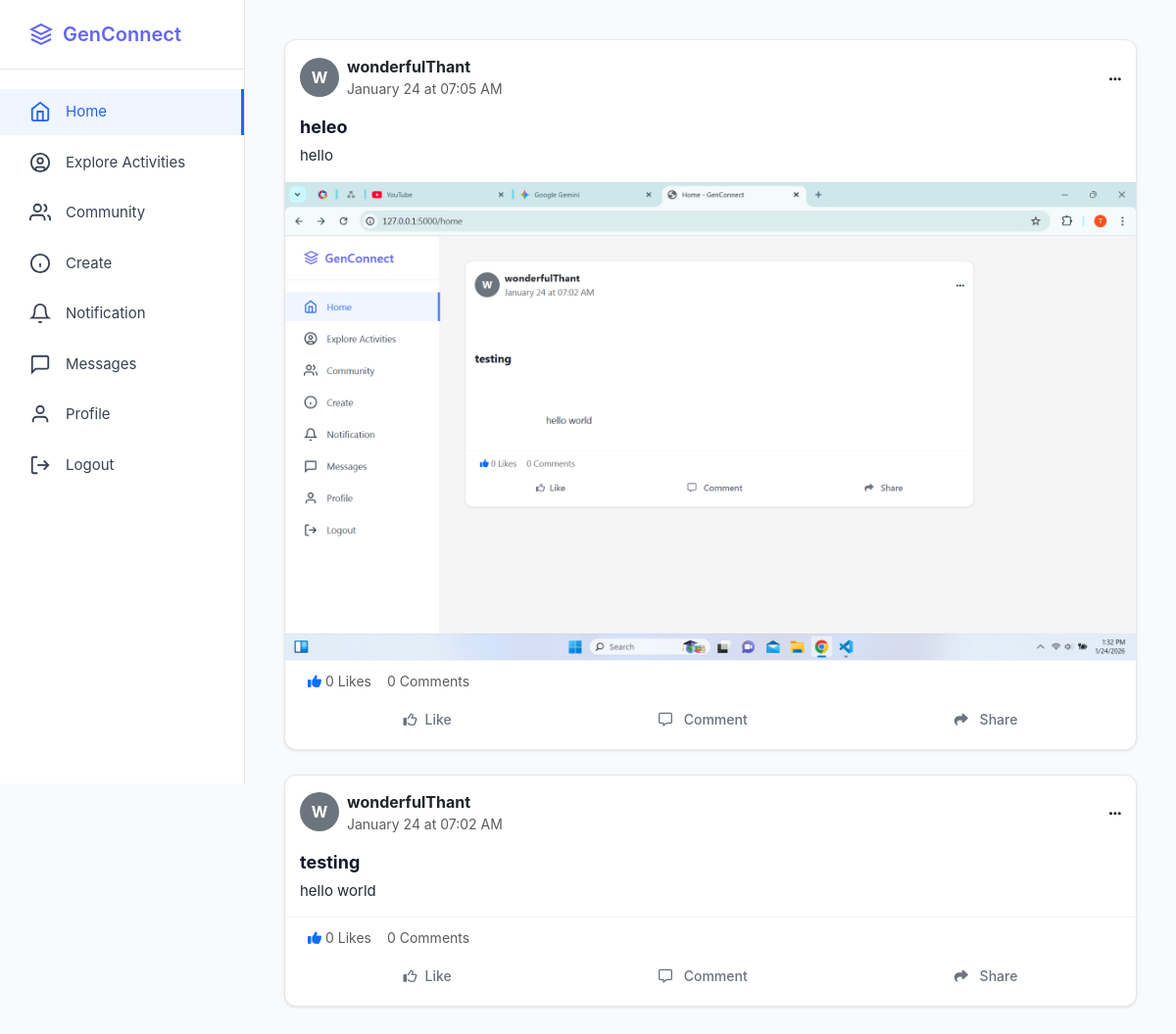
Before: /home (signed in) with the older database file.
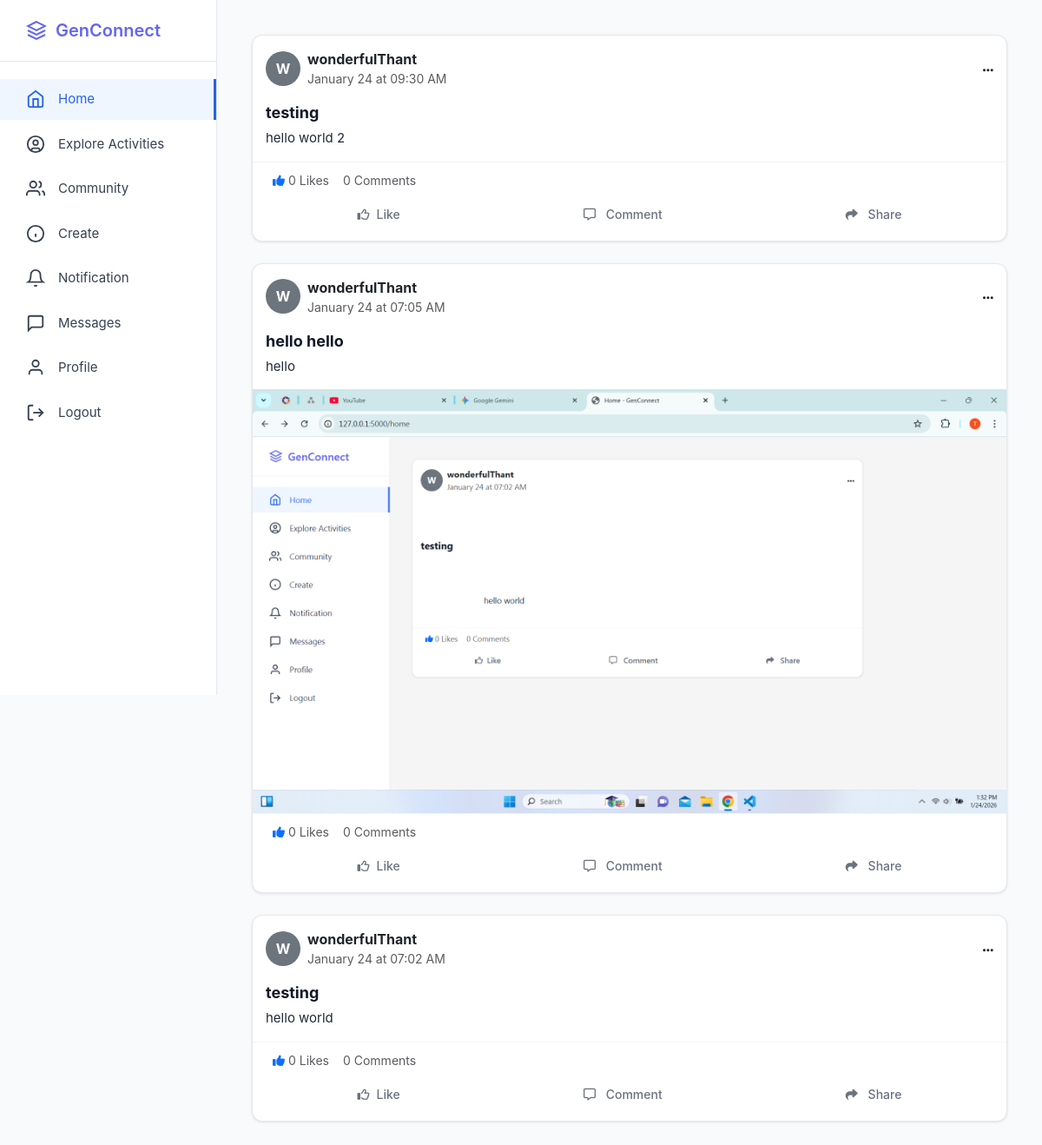
After: the same page with the newer database file.
### app.py (models this page shows, shortened)
class Post(db.Model):
    __tablename__ = 'posts'
    id = db.Column(db.Integer, primary_key=True)
    title = db.Column(db.String(200), nullable=True)
    content = db.Column(db.Text, nullable=False)
    media_file = db.Column(db.String(255), nullable=True) # Replaces image_url
    media_type = db.Column(db.String(10), nullable=True)  # 'image' or 'video'
    user_id = db.Column(db.Integer, db.ForeignKey('users.id'), nullable=False)
    created_at = db.Column(db.DateTime, default=datetime.utcnow)
    comments = db.relationship('Comment', backref='post', lazy=True, cascade='all, delete-orphan')
    likes = db.relationship('Like', backref='post', lazy=True, cascade='all, delete-orphan')
    def user_has_liked(self, user_id):
        return Like.query.filter_by(user_id=user_id, post_id=self.id).first() is not None

class User(db.Model):
    __tablename__ = 'users'
    id = db.Column(db.Integer, primary_key=True)
    username = db.Column(db.String(80), unique=True, nullable=False)
    email = db.Column(db.String(120), unique=True, nullable=False)
    fullname = db.Column(db.String(100), nullable=True)
    password_hash = db.Column(db.String(255), nullable=False)
    bio = db.Column(db.Text, nullable=True)
    interests = db.Column(db.String(255), nullable=True)
    profile_picture = db.Column(db.String(255), default='default.jpg')
    banner_image = db.Column(db.String(255), default='default_banner.jpg')
    member_type = db.Column(db.String(50), default='Youth Member')
    created_at = db.Column(db.DateTime, default=datetime.utcnow)
    posts = db.relationship('Post', backref='author', lazy=True, cascade='all, delete-orphan')
    comments = db.relationship('Comment', backref='author', lazy=True, cascade='all, delete-orphan')
    likes = db.relationship('Like', backref='user', lazy=True, cascade='all, delete-orphan')
    community_memberships = db.relationship('CommunityMember', backref='user', lazy=True, cascade='all, delete-orphan')
    sent_messages = db.relationship('Message', foreign_keys='Message.sender_id', backref='sender', lazy='dynamic', cascade='all, delete-orphan')
    received_messages = db.relationship('Message', foreign_keys='Message.receiver_id', backref='receiver', lazy='dynamic', cascade='all, delete-orphan')
    contacts_initiated = db.relationship('Contact', foreign_keys='Contact.user_id', backref='user', lazy='dynamic', cascade='all, delete-orphan')
    contacts_received = db.relationship('Contact', foreign_keys='Contact.contact_user_id', backref='contact_user', lazy='dynamic', cascade='all, delete-orphan')
    followers = db.relationship('Follow', foreign_keys='Follow.followed_id', backref='followed_user', lazy='dynamic', cascade='all, delete-orphan')
    following = db.relationship('Follow', foreign_keys='Follow.follower_id', backref='follower_user', lazy='dynamic', cascade='all, delete-orphan')

### app.py (the view)
@app.route('/home')
def home():
    if 'user_id' not in session: return redirect(url_for('login'))
    current_user = User.query.get(session['user_id'])
    if not current_user:
        session.clear()
        return redirect(url_for('login'))
    posts = Post.query.order_by(Post.created_at.desc()).all()
    return render_template('home.html', posts=posts, current_user=current_user)

### templates/home.html (shortened to what this page needs)
{% extends "base.html" %}
{% block extra_css %}
<link rel="stylesheet" href="https://cdnjs.cloudflare.com/ajax/libs/font-awesome/6.4.0/css/all.min.css">
{% endblock %}
{% block content %}
<div class="container">
    <aside class="sidebar">
        <div class="sidebar-logo">
            <a href="/" class="logo">
                <svg width="24" height="24" viewBox="0 0 24 24" fill="none" stroke="currentColor" stroke-width="2">
                    <path d="M12 2L2 7l10 5 10-5-10-5z"/>
                    <path d="M2 17l10 5 10-5"/>
                    <path d="M2 12l10 5 10-5"/>
                </svg>
                <span>GenConnect</span>
            </a>
        </div>
        <ul class="sidebar-nav">
            <li>
                <a href="{{ url_for('home') }}" class="active">
                    <svg width="24" height="24" viewBox="0 0 24 24" fill="none" stroke="currentColor" stroke-width="2">
                        <path d="m3 9 9-7 9 7v11a2 2 0 0 1-2 2H5a2 2 0 0 1-2-2z"/>
                        <polyline points="9 22 9 12 15 12 15 22"/>
                    </svg>
                    <span>Home</span>
                </a>
            </li>
            <li>
                <a href="#">
                    <svg width="24" height="24" viewBox="0 0 24 24" fill="none" stroke="currentColor" stroke-width="2">
                        <circle cx="12" cy="12" r="10"/>
                        <circle cx="12" cy="10" r="3"/>
                        <path d="M7 20.662V19a2 2 0 0 1 2-2h6a2 2 0 0 1 2 2v1.662"/>
                    </svg>
                    <span>Explore Activities</span>
                </a>
            </li>
            <li>
                <a href="#">
                    <svg width="24" height="24" viewBox="0 0 24 24" fill="none" stroke="currentColor" stroke-width="2">
                        <path d="M17 21v-2a4 4 0 0 0-4-4H5a4 4 0 0 0-4 4v2"/>
                        <circle cx="9" cy="7" r="4"/>
                        <path d="M23 21v-2a4 4 0 0 0-3-3.87"/>
                        <path d="M16 3.13a4 4 0 0 1 0 7.75"/>
                    </svg>
                    <span>Community</span>
                </a>
            </li>
            <li>
                <a href="{{ url_for('create_post') }}">
                    <svg width="24" height="24" viewBox="0 0 24 24" fill="none" stroke="currentColor" stroke-width="2">
                        <circle cx="12" cy="12" r="10"/>
                        <line x1="12" y1="16" x2="12" y2="12"/>
                        <line x1="12" y1="8" x2="12.01" y2="8"/>
                    </svg>
                    <span>Create</span>
                </a>
            </li>
            <li>
                <a href="/notifications">
                    <svg width="24" height="24" viewBox="0 0 24 24" fill="none" stroke="currentColor" stroke-width="2">
                        <path d="M18 8A6 6 0 0 0 6 8c0 7-3 9-3 9h18s-3-2-3-9"/>
                        <path d="M13.73 21a2 2 0 0 1-3.46 0"/>
                    </svg>
                    <span>Notification</span>
                </a>
            </li>
            <li>
                <a href="{{ url_for('messages') }}">
                    <svg width="24" height="24" viewBox="0 0 24 24" fill="none" stroke="currentColor" stroke-width="2">
                        <path d="M21 15a2 2 0 0 1-2 2H7l-4 4V5a2 2 0 0 1 2-2h14a2 2 0 0 1 2 2z"/>
                    </svg>
                    <span>Messages</span>
                </a>
            </li>
            <li>
                <a href="{{ url_for('profile') }}">
                    <svg width="24" height="24" viewBox="0 0 24 24" fill="none" stroke="currentColor" stroke-width="2">
                        <path d="M20 21v-2a4 4 0 0 0-4-4H8a4 4 0 0 0-4 4v2"/>
                        <circle cx="12" cy="7" r="4"/>
                    </svg>
                    <span>Profile</span>
                </a>
            </li>
            <li>
                <a href="{{ url_for('logout') }}">
                    <svg width="24" height="24" viewBox="0 0 24 24" fill="none" stroke="currentColor" stroke-width="2">
                        <path d="M9 21H5a2 2 0 0 1-2-2V5a2 2 0 0 1 2-2h4"/>
                        <polyline points="16 17 21 12 16 7"/>
                        <line x1="21" y1="12" x2="9" y2="12"/>
                    </svg>
                    <span>Logout</span>
                </a>
            </li>
        </ul>
    </aside>
    <main class="main-feed">
        <div class="feed-posts">
            {% if posts %}
                {% for post in posts %}
                <div class="post" id="post-container-{{ post.id }}">
                    <div id="post-visible-{{ post.id }}">
                        <div class="post-header">
                            <div class="d-flex align-items-center gap-2">
                                <div class="rounded-circle bg-secondary text-white d-flex justify-content-center align-items-center" style="width: 40px; height: 40px; font-weight: bold;">
                                    {{ post.author.username[0] | upper }}
                                </div>
                                <div>
                                    <div class="fw-bold text-dark">{{ post.author.username }}</div>
                                    <div class="text-muted small">{{ post.created_at.strftime('%B %d at %I:%M %p') }}</div>
                                </div>
                            </div>
                            <div class="dropdown">
                                <button class="btn btn-link text-dark text-decoration-none p-0" type="button" data-bs-toggle="dropdown">
                                    <i class="fas fa-ellipsis-h"></i>
                                </button>
                            </div>
                        </div>
                        <a href="{{ url_for('post_details', post_id=post.id) }}" class="text-decoration-none text-dark">
                            {% if post.title %}
                            <div class="post-title">{{ post.title }}</div>
                            {% endif %}
                            <div class="post-content">{{ post.content }}</div>
                            {% if post.media_file %}
                                <div class="post-media">
                                    {% if post.media_type == 'video' %}
                                        <video src="{{ url_for('uploaded_file', filename=post.media_file) }}" controls></video>
                                    {% else %}
                                        <img src="{{ url_for('uploaded_file', filename=post.media_file) }}" alt="Post content">
                                    {% endif %}
                                </div>
                            {% endif %}
                        </a>
                        <div class="post-footer">
                            <div class="d-flex align-items-center gap-3 px-2 mb-2 small text-muted">
                                <span><i class="fas fa-thumbs-up text-primary"></i> {{ post.likes|length }} Likes</span>
                                <span>{{ post.comments|length }} Comments</span>
                            </div>
                            <div class="d-flex justify-content-around">
                                <a href="{{ url_for('like_post', post_id=post.id) }}" class="btn btn-light flex-grow-1">
                                    {% if post.user_has_liked(current_user.id) %}
                                        <i class="fas fa-thumbs-up text-primary me-2"></i><span class="text-primary">Like</span>
                                    {% else %}
                                        <i class="far fa-thumbs-up me-2"></i>Like
                                    {% endif %}
                                </a>
                                <a href="{{ url_for('post_details', post_id=post.id) }}" class="btn btn-light flex-grow-1">
                                    <i class="far fa-comment-alt me-2"></i> Comment
                                </a>
                                <button class="btn btn-light flex-grow-1">
                                    <i class="fas fa-share me-2"></i> Share
                                </button>
                            </div>
                        </div>
                    </div>
                </div>
                {% endfor %}
            {% endif %}
        </div>
    </main>
</div>
{% endblock %}

### templates/base.html (shortened to what this page needs)
<!DOCTYPE html>
<html lang="en">
<head>
    <link href="https://cdn.jsdelivr.net/npm/bootstrap@5.3.0/dist/css/bootstrap.min.css" rel="stylesheet">
    {% block extra_css %}{% endblock %}
</head>
<body>
    {% block content %}{% endblock %}
</body>
</html>

### templates/base.html (style rules this page uses)
* { margin: 0; padding: 0; box-sizing: border-box; }
body { font-family: -apple-system, BlinkMacSystemFont, 'Segoe UI', Roboto, Oxygen, Ubuntu, Cantarell, sans-serif; background-color: #f5f5f5; color: #333; }
.logo { display: flex; align-items: center; gap: 10px; font-size: 20px; font-weight: 600; color: #6366f1; text-decoration: none; }
.logo svg { width: 24px; height: 24px; }
.btn { padding: 10px 20px; border-radius: 8px; border: none; cursor: pointer; font-size: 14px; font-weight: 500; text-decoration: none; display: inline-block; transition: all 0.2s; }
.sidebar { position: fixed; left: 0; top: 60px; width: 250px; height: calc(100vh - 60px); background-color: white; border-right: 1px solid #e0e0e0; padding: 20px 0; }
.sidebar-nav { list-style: none; }
.sidebar-nav li { margin: 5px 0; }
.sidebar-nav a { display: flex; align-items: center; gap: 15px; padding: 12px 30px; text-decoration: none; color: #333; transition: background-color 0.2s; }
.sidebar-nav a.active { background-color: #eff6ff; color: #2563eb; border-right: 3px solid #2563eb; }
.sidebar-nav svg { width: 22px; height: 22px; }

### templates/home.html (style rules this page uses)
body { background-color: #f9fafb; }
.container { display: flex; min-height: 100vh; max-width: 100%; padding: 0; }
.sidebar { position: fixed; left: 0; top: 0; width: 250px; height: 100vh; background-color: white; border-right: 1px solid #e5e7eb; padding: 20px 0; z-index: 100; }
.sidebar-logo { padding: 0 30px 20px; border-bottom: 1px solid #e5e7eb; margin-bottom: 20px; }
.logo { display: flex; align-items: center; gap: 10px; font-size: 20px; font-weight: 600; color: #6366f1; text-decoration: none; }
.sidebar-nav { list-style: none; padding: 0; margin: 0; }
.sidebar-nav li { margin: 5px 0; }
.sidebar-nav a { display: flex; align-items: center; gap: 15px; padding: 12px 30px; text-decoration: none; color: #374151; transition: all 0.2s; font-size: 15px; }
.sidebar-nav a.active { background-color: #eff6ff; color: #2563eb; border-right: 3px solid #2563eb; }
.main-feed { margin-left: 250px; flex: 1; padding: 40px; width: calc(100% - 250px); }
.feed-posts { max-width: 1200px; margin: 0 auto; width: 100%; }
.post { background: white; border-radius: 12px; box-shadow: 0 1px 3px rgba(0, 0, 0, 0.1); margin-bottom: 25px; border: 1px solid #e5e7eb; overflow: visible; }
.post-header { padding: 15px; display: flex; justify-content: space-between; align-items: center; }
.post-title { padding: 0 15px 5px 15px; font-size: 18px; font-weight: 700; color: #111827; text-align: left; margin: 0; display: block; }
.post-content { padding: 0 15px 15px 15px; font-size: 15px; line-height: 1.5; color: #1f2937; white-space: pre-wrap; text-align: left; margin: 0; display: block; }
.post-media { background-color: #f3f4f6; display: flex; justify-content: center; align-items: center; }
.post-media img, .post-media video { max-height: 600px; width: 100%; object-fit: contain; }
.post-footer { padding: 10px 15px; border-top: 1px solid #f3f4f6; }
.btn-light { background: transparent; border: none; color: #6b7280; transition: color 0.2s; }

Changed rows visible on the page:
added Post: author "W", author.username "wonderfulThant", created_at "January 24 at 09:30 AM", title "testing", content "hello world 2", likes|length "0", comments|length "0", shows "Like"
changed Post "hello": title "heleo" → "hello hello"
